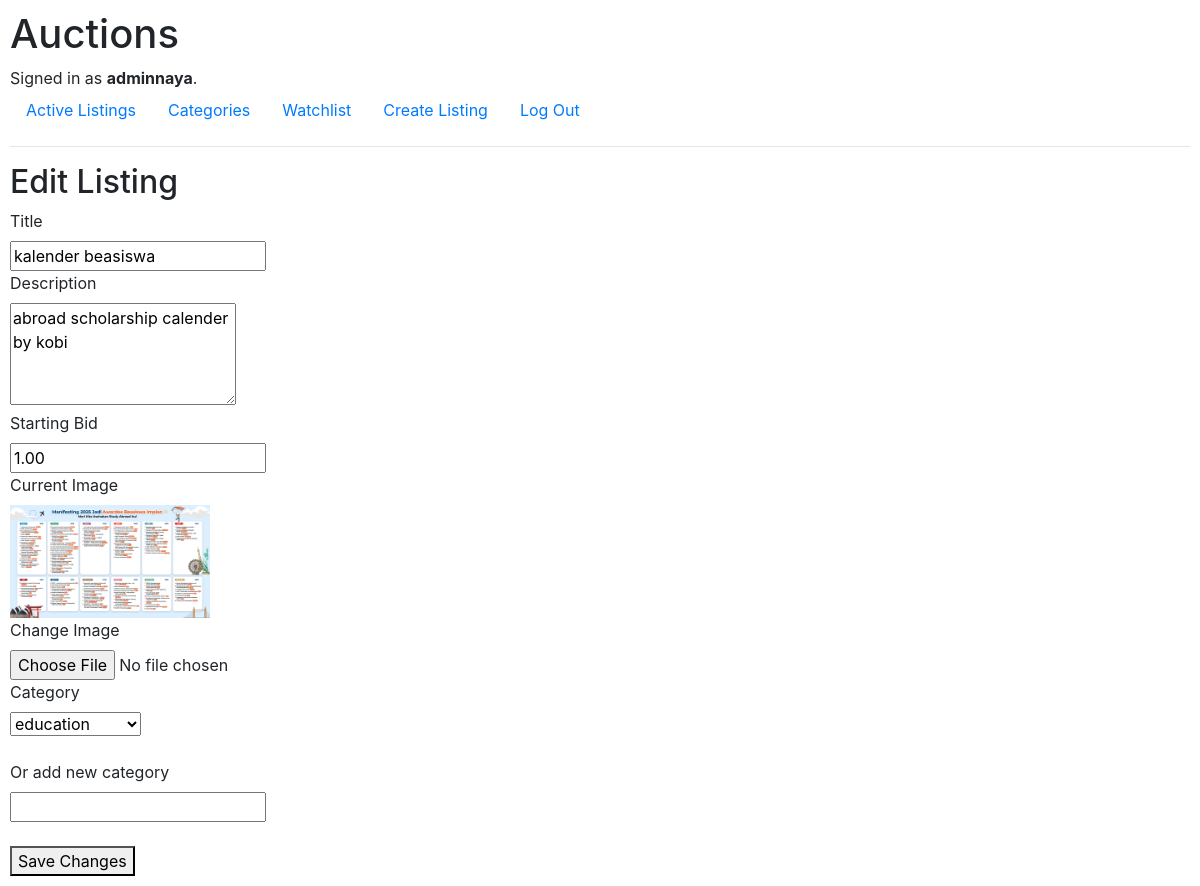
Page /listings/8/edit/ (signed in) on the committed database.
### auctions/models.py (models this page shows, shortened)
class User(AbstractUser):
    pass

class AuctionList(models.Model):
    owner = models.ForeignKey(
        User, on_delete = models.CASCADE, related_name="listings"
    )
    title = models.CharField(max_length=120)
    description = models.TextField()
    starting_bid = models.DecimalField(
        max_digits=10, decimal_places=2
    )
    image = models.ImageField(    # or URL field
       upload_to ="images/", blank = True, null = True
    )
    category = models.ForeignKey(
        Category, on_delete=models.SET_NULL, related_name="listings",  blank = True, null = True
    )
    date_posted = models.DateTimeField(auto_now_add=True)
    is_active = models.BooleanField(default=True)
    winner = models.ForeignKey(
        User, on_delete = models.SET_NULL,  blank = True, null = True, related_name ="won_auction"
    )
    watchlist = models.ManyToManyField(
        User, blank = True, related_name = "watchlist"
    )

class Category(models.Model):
    name = models.CharField(
        max_length=64, unique=True
    )

### auctions/views.py (the view, shortened to what this page needs)
# urls.py: path("listings/<int:listing_id>/edit/", views.edit_listing, name="edit_listing"),
@login_required
def edit_listing(request, listing_id):
    listing = get_object_or_404(AuctionList, id=listing_id)
    if request.user != listing.owner:
        return redirect("listing_detail", listing_id=listing.id)
    if not listing.is_active:
        return redirect("listing_detail", listing_id=listing.id)
    if request.method == "GET":
        return render(request, "auctions/edit_listing.html", {
            "listing": listing,
            "categories": Category.objects.all()
        })

### auctions/templates/auctions/edit_listing.html (shortened to what this page needs)
{% extends "auctions/layout.html" %}
{% block body %}
<h2>Edit Listing</h2>
<form method="post" enctype="multipart/form-data">
  <div>
    <label>Title</label><br>
    <input type="text" name="title" value="{{ listing.title }}" required>
  </div>
  <div>
    <label>Description</label><br>
    <textarea name="description" rows="4" required>{{ listing.description }}</textarea>
  </div>
  <div>
    <label>Starting Bid</label><br>
    <input
      type="number"
      step="0.01"
      name="starting_bid"
      value="{{ listing.starting_bid }}"
      required
    >
  </div>
  <div>
    <label>Current Image</label><br>
    {% if listing.image %}
      <img src="{{ listing.image.url }}" width="200"><br>
    {% else %}
      <p>No image</p>
    {% endif %}
  </div>
  <div>
    <label>Change Image</label><br>
    <input type="file" name="image">
  </div>
  <div>
    <label>Category</label><br>
    <select name="category">
      {% for category in categories %}
        <option
          value="{{ category.id }}"
          {% if listing.category and category.id == listing.category.id %}
            selected
          {% endif %}
        >
          {{ category.name }}
        </option>
      {% endfor %}
    </select>
    <br><br>
    <label>Or add new category</label><br>
    <input type="text" name="new_category">
  </div>
  <br>
  <button type="submit">Save Changes</button>
</form>
{% endblock %}

### auctions/templates/auctions/layout.html (shortened to what this page needs)
{% load static %}
<!DOCTYPE html>
<html lang="en">
    <head>
        <link rel="stylesheet" href="https://stackpath.bootstrapcdn.com/bootstrap/4.4.1/css/bootstrap.min.css">
        <link href="{% static 'auctions/styles.css' %}" rel="stylesheet">
    </head>
    <body>
        <h1>Auctions</h1>
        <div>
            {% if user.is_authenticated %}
                Signed in as <strong>{{ user.username }}</strong>.
            {% else %}
                Not signed in.
            {% endif %}
        </div>
        <ul class="nav">
            <li class="nav-item">
                <a class="nav-link" href="{% url 'index' %}">Active Listings</a>
            </li>
            <li class="nav-item">
                <a class="nav-link" href="{% url 'categories' %}">Categories</a>
            </li>
            <li class="nav-item">
                <a class="nav-link" href="{% url 'watchlist' %}">Watchlist</a>
            </li>
            <li class="nav-item">
                <a class="nav-link" href="{% url 'create_listing' %}">Create Listing</a>
            </li>
            {% if user.is_authenticated %}
                <li class="nav-item">
                    <a class="nav-link" href="{% url 'logout' %}">Log Out</a>
                </li>
            {% endif %}
        </ul>
        <hr>
        {% block body %}
        {% endblock %}
    </body>
</html>

### auctions/static/auctions/styles.css (style rules this page uses)
body { padding: 10px; }

### rows in the picture
User: username "adminnaya"
AuctionList: title "kalender beasiswa", description "abroad scholarship calender by kobi", starting_bid "1.00", image (picture), category "education"
